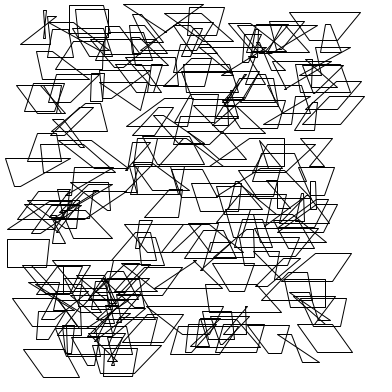
Frame 1 (no input)
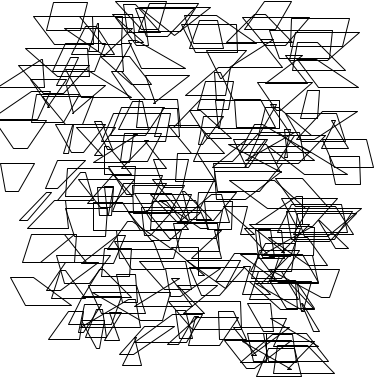
Frame 2 (the mouse pressed at the canvas centre, redrawn once)

The Processing sketch that drew these frames (run headless with seeded random() and noise(); the mouse was pressed at the canvas centre and the sketch redrawn once):

// Processing sketch: recode_v3n2_untitled_Vera_Molnar
// ── recode_v3n2_untitled_Vera_Molnar.pde
// This sketch is part of the ReCode Project - http://recodeproject.com
// From Computer Graphics and Art vol3 no2 pg 31
// Untitled (from the "196 Trapeziums Series")
// by Vera Molnar
// 
// 
// Quin Kennedy
// 2012
// Creative Commons license CC BY-SA 3.0

static final int numTiles = 14;
static final float gutterRelativeSize = 0;
static final int windowSize = 400;
//we need space for each tile, 
//space for each gutter to the left of each tile, 
//and space for the final gutter (to the right of the final tile)
static final int tileSize = floor(windowSize/(numTiles*(1+gutterRelativeSize)+gutterRelativeSize));
static final int gutterSize = floor(tileSize*gutterRelativeSize);

void setup(){
  int actualWinSize = (tileSize+gutterSize)*numTiles+gutterSize;
  windowResize(actualWinSize, actualWinSize);
  noLoop();
}

void draw(){
  background(255);
  stroke(0);
  //strokeWeight(2);
  strokeJoin(ROUND);
  noFill();
  //for each grid cell...
  for(int i = 0, gi = gutterSize; i < numTiles; i++, gi += gutterSize+tileSize){
    for(int j = 0, gj = gutterSize; j < numTiles; j++, gj += gutterSize+tileSize){
      drawTrapezium(random(tileSize, width-tileSize-tileSize), random(tileSize/2., height-tileSize));
    }
  }
}

void drawTrapezium(float xCenter, float yCenter){
  float topScale = random(-2, 2);
  float bottomScale = random(-2, 2);
  float halfTile = tileSize/2.;
  quad(xCenter - tileSize/2 + random(-tileSize, tileSize), yCenter - halfTile,
        xCenter + tileSize/2 + random(-tileSize, tileSize), yCenter - halfTile,
        xCenter + tileSize/2 + random(-tileSize, tileSize), yCenter + halfTile,
        xCenter - tileSize/2 + random(-tileSize, tileSize), yCenter + halfTile);
}
